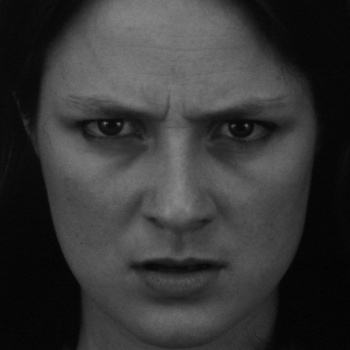
#> input picture dataset/anger/AF01ANS.JPG, 350 x 350 px; its folder holds only this picture in this run
$ python -i FaceExtracter.py   (imports and definitions only)
#> lines starting #> are read from the running program, lines starting #| are printed output that depends on the picture
import cv2
import glob
import sys
#import datetime from datetime

faceDet = cv2.CascadeClassifier("haarcascade_frontalface_default.xml")
faceDet2 = cv2.CascadeClassifier("haarcascade_frontalface_alt2.xml")
faceDet3 = cv2.CascadeClassifier("haarcascade_frontalface_alt.xml")
faceDet4 = cv2.CascadeClassifier("haarcascade_frontalface_alt_tree.xml")


# filename=sys.argv[1]
# f="OriginalImages\\"+filename
# detectfaces(f)

def detectfaces(f):
#> called with f = 'dataset/anger/AF01ANS.JPG'
    print(f)
    frame=cv2.imread(f)
#> frame is the input picture: shape (350, 350, 3); min 1, max 135, mean 54.5
    gray = cv2.cvtColor(frame, cv2.COLOR_BGR2GRAY) #Convert image to grayscale

    #Detect face using 4 different classifiers
    face = faceDet.detectMultiScale(gray, scaleFactor=1.1, minNeighbors=10, minSize=(5, 5), flags=cv2.CASCADE_SCALE_IMAGE)
#> face = [[29, 24, 296, 296]]
    face2 = faceDet2.detectMultiScale(gray, scaleFactor=1.1, minNeighbors=10, minSize=(5, 5), flags=cv2.CASCADE_SCALE_IMAGE)
#> face2 = [[31, 29, 282, 282]]
    face3 = faceDet3.detectMultiScale(gray, scaleFactor=1.1, minNeighbors=10, minSize=(5, 5), flags=cv2.CASCADE_SCALE_IMAGE)
#> face3 = [[30, 29, 288, 288]]
    face4 = faceDet4.detectMultiScale(gray, scaleFactor=1.1, minNeighbors=10, minSize=(5, 5), flags=cv2.CASCADE_SCALE_IMAGE)
#> face4 = [[28, 23, 304, 304]]
    #print("Here1")

    #Go over detected faces, stop at first detected face, return empty if no face.
    if len(face) == 1:
        facefeatures = face
#> facefeatures = [[29, 24, 296, 296]]
    elif len(face2) == 1:
        facefeatures == face2
    elif len(face3) == 1:
        facefeatures = face3
    elif len(face4) == 1:
        facefeatures = face4
    else:
        facefeatures = ""
    #print("Here2")

    #Cut and save face
    for (x, y, w, h) in facefeatures: #get coordinates and size of rectangle containing face
        #print("face found in file: %s")%f
        gray = gray[y:y+h, x:x+w] #Cut the frame to size
        #print("Here3")

        try:
            out = cv2.resize(gray, (350, 350)) #Resize face so all images have same size
            dest = "ExtractedFaces\\" + f[15:]
            print(dest)
            cv2.imwrite(dest, out) #Write image
            print("Written")
        except:
            pass #If error, pass file
#> this loop made 1 pass
#> (x, y, w, h, dest) on pass 1: (29, 24, 296, 296, 'ExtractedFaces\\F01ANS.JPG')
#| ExtractedFaces\F01ANS.JPG
#| Written
#> pass 1, in detectfaces, `gray = gray[y:y+h, x:x+w]`:
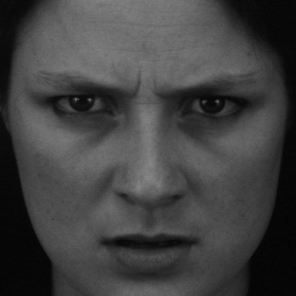
#> gray: shape (296, 296); min 2, max 135, mean 65.4

    #print("Here4")
#return f

>>> result = detectfaces('dataset/anger/AF01ANS.JPG')

$ run again, on dataset/anger/AF02ANS.JPG
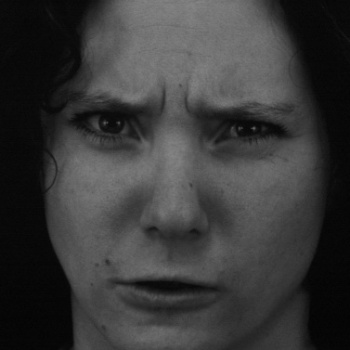
#> input picture dataset/anger/AF02ANS.JPG, 350 x 350 px
#> in detectfaces, frame is the input picture: shape (350, 350, 3); min 2, max 133, mean 57
#> face = [[33, 24, 287, 287]]
#> face2 = [[32, 23, 285, 285]]
#> face3 = [[29, 17, 297, 297]]
#> face4 = ()
#> facefeatures = [[33, 24, 287, 287]]
#> the loop in detectfaces, `for (x, y, w, h) in facefeatures: #get coordinates and size of rectang..` made 1 pass
#> (x, y, w, h, dest) on pass 1: (33, 24, 287, 287, 'ExtractedFaces\\F02ANS.JPG')
#> (printed output is left out)
#> pass 1, in detectfaces, `gray = gray[y:y+h, x:x+w]`:
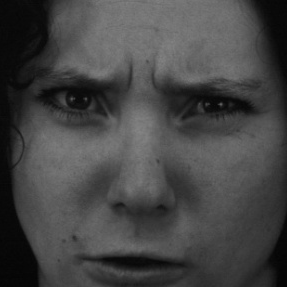
#> gray: shape (287, 287); min 4, max 133, mean 69.3

$ run again, on dataset/anger/AF03ANS.JPG
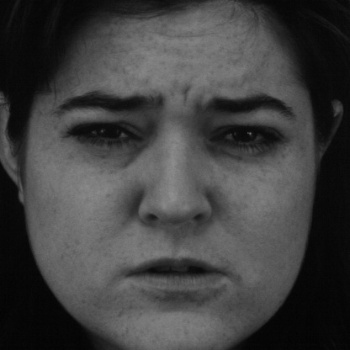
#> input picture dataset/anger/AF03ANS.JPG, 350 x 350 px
#> in detectfaces, frame is the input picture: shape (350, 350, 3); min 2, max 143, mean 64.7
#> face = [[31, 25, 290, 290]]
#> face2 = [[30, 23, 287, 287]]
#> face3 = [[35, 22, 286, 286]]
#> face4 = [[23, 19, 305, 305]]
#> facefeatures = [[31, 25, 290, 290]]
#> the loop in detectfaces, `for (x, y, w, h) in facefeatures: #get coordinates and size of rectang..` made 1 pass
#> (x, y, w, h, dest) on pass 1: (31, 25, 290, 290, 'ExtractedFaces\\F03ANS.JPG')
#> (printed output is left out)
#> pass 1, in detectfaces, `gray = gray[y:y+h, x:x+w]`:
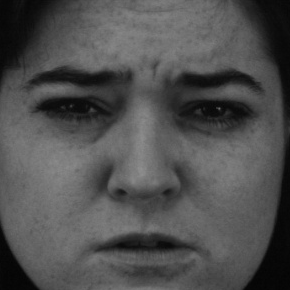
#> gray: shape (290, 290); min 3, max 143, mean 80

$ run again, on dataset/anger/AF09ANS.JPG
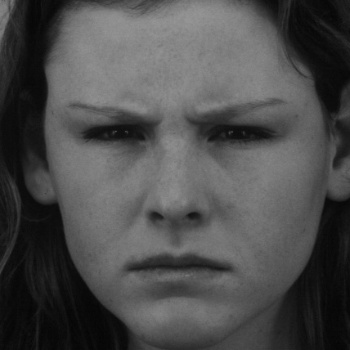
#> input picture dataset/anger/AF09ANS.JPG, 350 x 350 px
#> in detectfaces, frame is the input picture: shape (350, 350, 3); min 5, max 150, mean 76.5
#> face = [[26, 23, 295, 295]]
#> face2 = [[28, 27, 287, 287]]
#> face3 = [[27, 31, 286, 286]]
#> face4 = [[21, 21, 306, 306]]
#> facefeatures = [[26, 23, 295, 295]]
#> the loop in detectfaces, `for (x, y, w, h) in facefeatures: #get coordinates and size of rectang..` made 1 pass
#> (x, y, w, h, dest) on pass 1: (26, 23, 295, 295, 'ExtractedFaces\\F09ANS.JPG')
#> (printed output is left out)
#> pass 1, in detectfaces, `gray = gray[y:y+h, x:x+w]`:
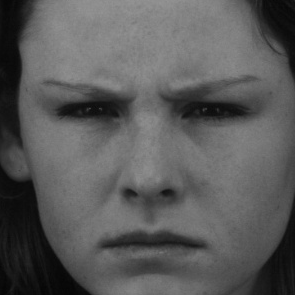
#> gray: shape (295, 295); min 5, max 148, mean 90.5
